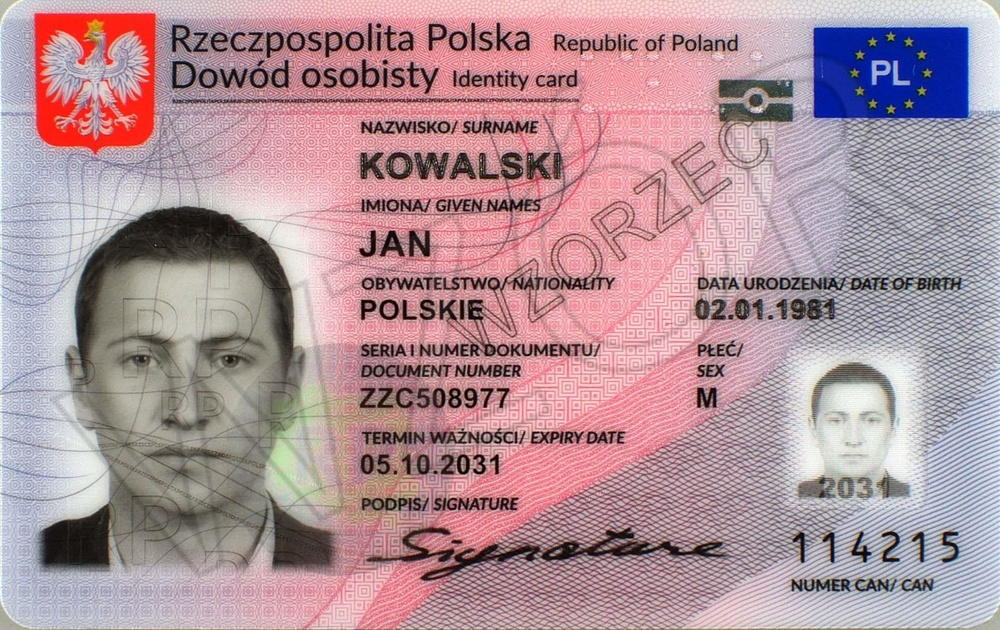
#> input picture openCv/path/image.jpg, 1000 x 630 px, shrunk from 1978 x 1246 before the run, found by its file name
$ python verifyID.py
#> lines starting #> are read from the running program, lines starting #| are printed output that depends on the picture; after the words box and inside, x2 and y2 are one past the last pixel; in counts of white or black regions, pixels touching at a corner belong together
import cv2
import pytesseract

pytesseract.pytesseract.tesseract_cmd = r"C:\Program Files\Tesseract-OCR\tesseract.exe"

# Function to preprocess the image for better OCR results
def preprocess_image(image_path):
    # Read the image using cv2
#> called with image_path = './openCv/path/image.jpg'
    image = cv2.imread(image_path)
#> image is the input picture: shape (630, 1000, 3); mean B, G, R 154.1, 146.7, 175.6

    # Convert the image to grayscale
    gray = cv2.cvtColor(image, cv2.COLOR_BGR2GRAY)
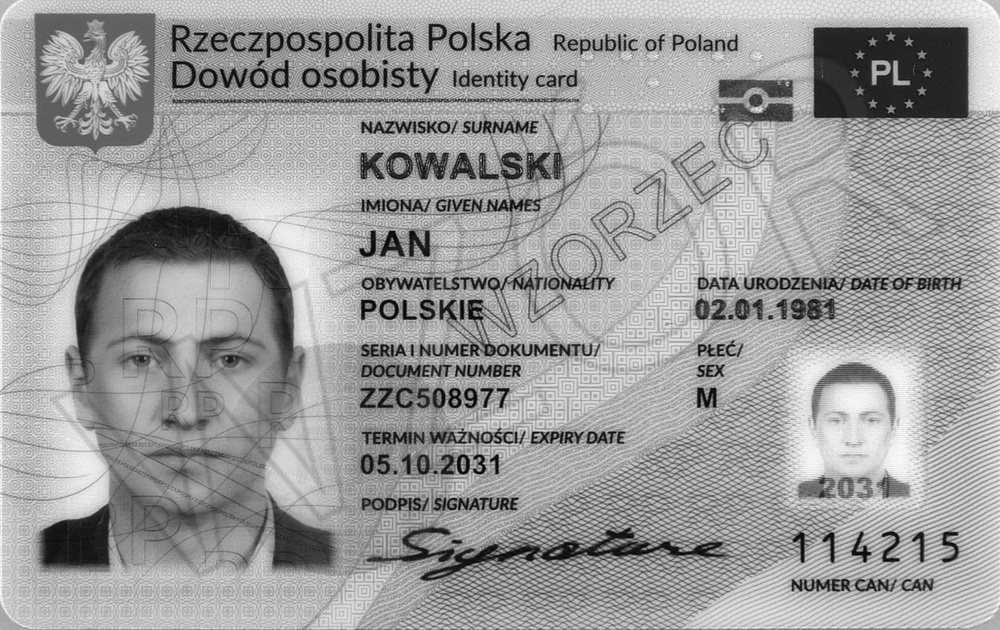
#> gray: shape (630, 1000); min 2, max 254, mean 156.2

    # Apply thresholding to obtain binary image
    _, binary = cv2.threshold(gray, 128, 255, cv2.THRESH_BINARY)
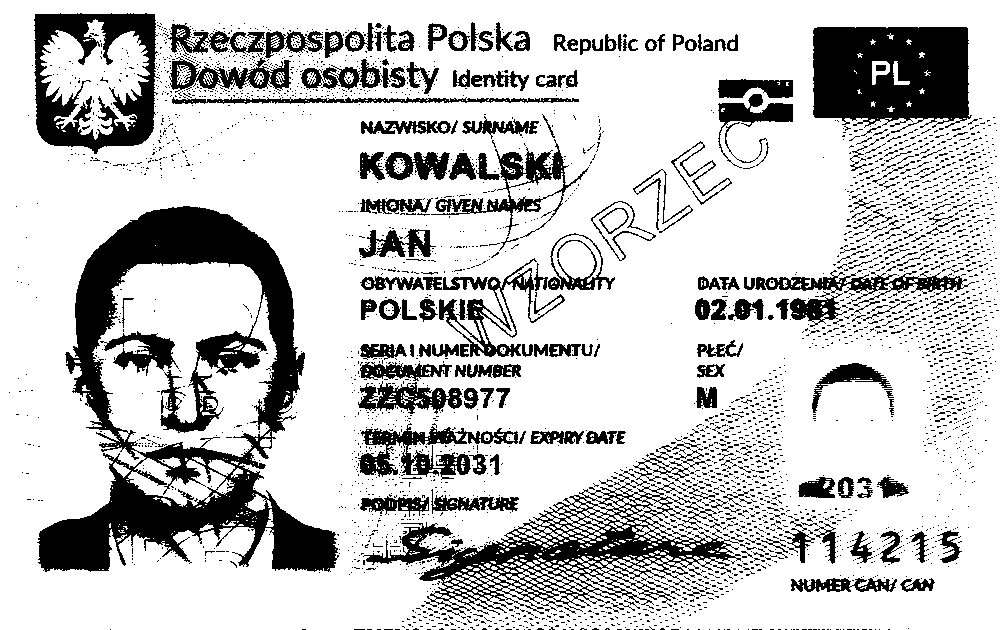
#> binary: shape (630, 1000); 77.6% white; 3565 black regions (3333 under 20 px), largest, box (x1, y1, x2, y2) and area: (37, 206, 339, 572) 37380, (813, 27, 972, 133) 13808, (363, 482, 741, 615) 13398

    # Apply morphological operations to remove noise
    kernel = cv2.getStructuringElement(cv2.MORPH_RECT, (3, 3))
    processed_image = cv2.morphologyEx(binary, cv2.MORPH_OPEN, kernel)
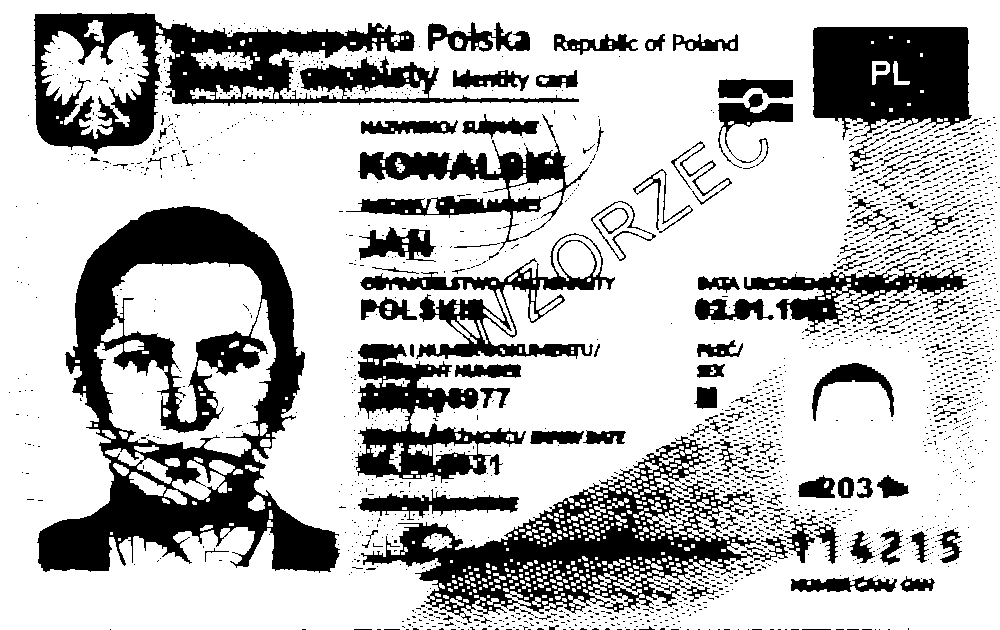
#> processed_image: shape (630, 1000); 74% white; 2036 black regions (1899 under 20 px), largest, box (x1, y1, x2, y2) and area: (37, 206, 340, 573) 41209, (361, 436, 788, 623) 22214, (32, 13, 579, 154) 22024

    return processed_image

# Function to perform OCR on the preprocessed image
def perform_ocr(image):
    # Use pytesseract to extract text from the image
    extracted_text = pytesseract.image_to_string(image, config='--psm 6')

    return extracted_text

# Function to verify the country of origin based on extracted text
def verify_country_of_origin(extracted_text, declared_country):
    # Implement your logic to check compatibility
    # You can use simple pattern matching or more advanced text analysis techniques

    # For simplicity, let's assume that the extracted text contains the country name
    # Check if the declared country matches the extracted country
    if declared_country.lower() in extracted_text.lower():
        return "ID OK"
    else:
        return "Invalid ID"

# Main function
def main(image_path, declared_country):
    # Preprocess the image
    processed_image = preprocess_image(image_path)

    # Perform OCR on the preprocessed image
    extracted_text = perform_ocr(processed_image)

    # Print the extracted text for debugging
    # print("Extracted Text:", extracted_text)

    # Verify the country of origin
    verification_result = verify_country_of_origin(extracted_text, declared_country)

    # Display the verification result
    print(verification_result)

# Example usage
if __name__ == "__main__":
    # Replace 'sample_id_image.jpg' with the path to your ID image
    image_path = './openCv/path/image.jpg'

    # Replace 'Brazil' with the declared country by the user
    declared_country = 'Poland'

    # Call the main function with the image path and declared country
    main(image_path, declared_country)
#> (the call stopped at in perform_ocr, `extracted_text = pytesseract.image_to_string(image, config='--psm 6')`: pytesseract is not available in this run)
